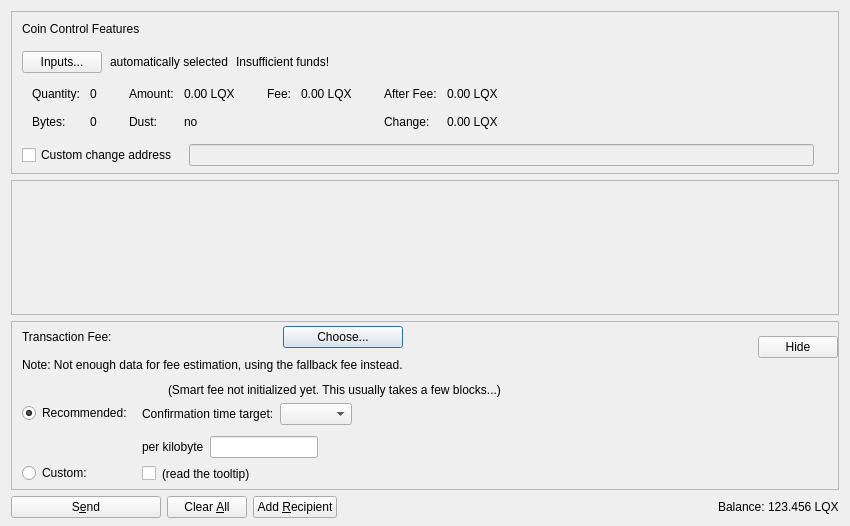
<?xml version="1.0" encoding="UTF-8"?>
<ui version="4.0">
 <class>SendCoinsDialog</class>
 <widget class="QDialog" name="SendCoinsDialog">
  <property name="geometry">
   <rect>
    <x>0</x>
    <y>0</y>
    <width>850</width>
    <height>526</height>
   </rect>
  </property>
  <property name="windowTitle">
   <string>Send Coins</string>
  </property>
  <layout class="QVBoxLayout" name="verticalLayout" stretch="0,1,0,0">
   <property name="bottomMargin">
    <number>8</number>
   </property>
   <item>
    <widget class="QFrame" name="frameCoinControl">
     <property name="sizePolicy">
      <sizepolicy hsizetype="Expanding" vsizetype="Expanding">
       <horstretch>0</horstretch>
       <verstretch>0</verstretch>
      </sizepolicy>
     </property>
     <property name="maximumSize">
      <size>
       <width>16777215</width>
       <height>16777215</height>
      </size>
     </property>
     <property name="frameShape">
      <enum>QFrame::StyledPanel</enum>
     </property>
     <property name="frameShadow">
      <enum>QFrame::Sunken</enum>
     </property>
     <layout class="QVBoxLayout" name="verticalLayoutCoinControl2">
      <property name="spacing">
       <number>0</number>
      </property>
      <property name="leftMargin">
       <number>0</number>
      </property>
      <property name="topMargin">
       <number>0</number>
      </property>
      <property name="rightMargin">
       <number>0</number>
      </property>
      <property name="bottomMargin">
       <number>6</number>
      </property>
      <item>
       <layout class="QVBoxLayout" name="verticalLayoutCoinControl" stretch="0,0,0,0,1">
        <property name="spacing">
         <number>0</number>
        </property>
        <property name="leftMargin">
         <number>10</number>
        </property>
        <property name="topMargin">
         <number>10</number>
        </property>
        <item>
         <layout class="QHBoxLayout" name="horizontalLayoutCoinControl1">
          <property name="bottomMargin">
           <number>15</number>
          </property>
          <item>
           <widget class="QLabel" name="labelCoinControlFeatures">
            <property name="sizePolicy">
             <sizepolicy hsizetype="Preferred" vsizetype="Maximum">
              <horstretch>0</horstretch>
              <verstretch>0</verstretch>
             </sizepolicy>
            </property>
            <property name="text">
             <string>Coin Control Features</string>
            </property>
           </widget>
          </item>
         </layout>
        </item>
        <item>
         <layout class="QHBoxLayout" name="horizontalLayoutCoinControl2" stretch="0,0,0,0">
          <property name="spacing">
           <number>8</number>
          </property>
          <property name="bottomMargin">
           <number>10</number>
          </property>
          <item>
           <widget class="QPushButton" name="pushButtonCoinControl">
            <property name="styleSheet">
             <string notr="true"/>
            </property>
            <property name="text">
             <string>Inputs...</string>
            </property>
            <property name="autoDefault">
             <bool>false</bool>
            </property>
           </widget>
          </item>
          <item>
           <widget class="QLabel" name="labelCoinControlAutomaticallySelected">
            <property name="text">
             <string>automatically selected</string>
            </property>
            <property name="margin">
             <number>5</number>
            </property>
           </widget>
          </item>
          <item>
           <widget class="QLabel" name="labelCoinControlInsuffFunds">
            <property name="text">
             <string>Insufficient funds!</string>
            </property>
            <property name="margin">
             <number>5</number>
            </property>
           </widget>
          </item>
          <item>
           <spacer name="horizontalSpacerCoinControl">
            <property name="orientation">
             <enum>Qt::Horizontal</enum>
            </property>
            <property name="sizeHint" stdset="0">
             <size>
              <width>40</width>
              <height>1</height>
             </size>
            </property>
           </spacer>
          </item>
         </layout>
        </item>
        <item>
         <widget class="QWidget" name="widgetCoinControl" native="true">
          <property name="sizePolicy">
           <sizepolicy hsizetype="Preferred" vsizetype="Preferred">
            <horstretch>0</horstretch>
            <verstretch>0</verstretch>
           </sizepolicy>
          </property>
          <property name="minimumSize">
           <size>
            <width>0</width>
            <height>0</height>
           </size>
          </property>
          <property name="styleSheet">
           <string notr="true"/>
          </property>
          <layout class="QHBoxLayout" name="horizontalLayoutCoinControl5">
           <property name="leftMargin">
            <number>0</number>
           </property>
           <property name="topMargin">
            <number>0</number>
           </property>
           <property name="rightMargin">
            <number>0</number>
           </property>
           <property name="bottomMargin">
            <number>0</number>
           </property>
           <item>
            <layout class="QHBoxLayout" name="horizontalLayoutCoinControl3" stretch="0,0,0,1">
             <property name="spacing">
              <number>20</number>
             </property>
             <property name="topMargin">
              <number>0</number>
             </property>
             <property name="bottomMargin">
              <number>10</number>
             </property>
             <item>
              <layout class="QFormLayout" name="formLayoutCoinControl1">
               <property name="horizontalSpacing">
                <number>10</number>
               </property>
               <property name="verticalSpacing">
                <number>14</number>
               </property>
               <property name="leftMargin">
                <number>10</number>
               </property>
               <property name="topMargin">
                <number>4</number>
               </property>
               <property name="rightMargin">
                <number>6</number>
               </property>
               <item row="0" column="0">
                <widget class="QLabel" name="labelCoinControlQuantityText">
                 <property name="text">
                  <string>Quantity:</string>
                 </property>
                 <property name="margin">
                  <number>0</number>
                 </property>
                </widget>
               </item>
               <item row="0" column="1">
                <widget class="QLabel" name="labelCoinControlQuantity">
                 <property name="cursor">
                  <cursorShape>IBeamCursor</cursorShape>
                 </property>
                 <property name="contextMenuPolicy">
                  <enum>Qt::ActionsContextMenu</enum>
                 </property>
                 <property name="text">
                  <string notr="true">0</string>
                 </property>
                 <property name="margin">
                  <number>0</number>
                 </property>
                 <property name="textInteractionFlags">
                  <set>Qt::LinksAccessibleByMouse|Qt::TextSelectableByKeyboard|Qt::TextSelectableByMouse</set>
                 </property>
                </widget>
               </item>
               <item row="1" column="0">
                <widget class="QLabel" name="labelCoinControlBytesText">
                 <property name="text">
                  <string>Bytes:</string>
                 </property>
                </widget>
               </item>
               <item row="1" column="1">
                <widget class="QLabel" name="labelCoinControlBytes">
                 <property name="cursor">
                  <cursorShape>IBeamCursor</cursorShape>
                 </property>
                 <property name="contextMenuPolicy">
                  <enum>Qt::ActionsContextMenu</enum>
                 </property>
                 <property name="text">
                  <string notr="true">0</string>
                 </property>
                 <property name="textInteractionFlags">
                  <set>Qt::LinksAccessibleByMouse|Qt::TextSelectableByKeyboard|Qt::TextSelectableByMouse</set>
                 </property>
                </widget>
               </item>
              </layout>
             </item>
             <item>
              <layout class="QFormLayout" name="formLayoutCoinControl2">
               <property name="horizontalSpacing">
                <number>10</number>
               </property>
               <property name="verticalSpacing">
                <number>14</number>
               </property>
               <property name="leftMargin">
                <number>6</number>
               </property>
               <property name="topMargin">
                <number>4</number>
               </property>
               <property name="rightMargin">
                <number>6</number>
               </property>
               <item row="0" column="0">
                <widget class="QLabel" name="labelCoinControlAmountText">
                 <property name="text">
                  <string>Amount:</string>
                 </property>
                 <property name="margin">
                  <number>0</number>
                 </property>
                </widget>
               </item>
               <item row="0" column="1">
                <widget class="QLabel" name="labelCoinControlAmount">
                 <property name="cursor">
                  <cursorShape>IBeamCursor</cursorShape>
                 </property>
                 <property name="contextMenuPolicy">
                  <enum>Qt::ActionsContextMenu</enum>
                 </property>
                 <property name="text">
                  <string notr="true">0.00 LQX</string>
                 </property>
                 <property name="textInteractionFlags">
                  <set>Qt::LinksAccessibleByMouse|Qt::TextSelectableByKeyboard|Qt::TextSelectableByMouse</set>
                 </property>
                </widget>
               </item>
               <item row="1" column="0">
                <widget class="QLabel" name="labelCoinControlLowOutputText">
                 <property name="text">
                  <string>Dust:</string>
                 </property>
                </widget>
               </item>
               <item row="1" column="1">
                <widget class="QLabel" name="labelCoinControlLowOutput">
                 <property name="cursor">
                  <cursorShape>IBeamCursor</cursorShape>
                 </property>
                 <property name="contextMenuPolicy">
                  <enum>Qt::ActionsContextMenu</enum>
                 </property>
                 <property name="text">
                  <string notr="true">no</string>
                 </property>
                 <property name="textInteractionFlags">
                  <set>Qt::LinksAccessibleByMouse|Qt::TextSelectableByKeyboard|Qt::TextSelectableByMouse</set>
                 </property>
                </widget>
               </item>
              </layout>
             </item>
             <item>
              <layout class="QFormLayout" name="formLayoutCoinControl3">
               <property name="horizontalSpacing">
                <number>10</number>
               </property>
               <property name="verticalSpacing">
                <number>14</number>
               </property>
               <property name="leftMargin">
                <number>6</number>
               </property>
               <property name="topMargin">
                <number>4</number>
               </property>
               <property name="rightMargin">
                <number>6</number>
               </property>
               <item row="0" column="0">
                <widget class="QLabel" name="labelCoinControlFeeText">
                 <property name="text">
                  <string>Fee:</string>
                 </property>
                 <property name="margin">
                  <number>0</number>
                 </property>
                </widget>
               </item>
               <item row="0" column="1">
                <widget class="QLabel" name="labelCoinControlFee">
                 <property name="cursor">
                  <cursorShape>IBeamCursor</cursorShape>
                 </property>
                 <property name="contextMenuPolicy">
                  <enum>Qt::ActionsContextMenu</enum>
                 </property>
                 <property name="text">
                  <string notr="true">0.00 LQX</string>
                 </property>
                 <property name="textInteractionFlags">
                  <set>Qt::LinksAccessibleByMouse|Qt::TextSelectableByKeyboard|Qt::TextSelectableByMouse</set>
                 </property>
                </widget>
               </item>
              </layout>
             </item>
             <item>
              <layout class="QFormLayout" name="formLayoutCoinControl4">
               <property name="horizontalSpacing">
                <number>10</number>
               </property>
               <property name="verticalSpacing">
                <number>14</number>
               </property>
               <property name="leftMargin">
                <number>6</number>
               </property>
               <property name="topMargin">
                <number>4</number>
               </property>
               <property name="rightMargin">
                <number>6</number>
               </property>
               <item row="0" column="0">
                <widget class="QLabel" name="labelCoinControlAfterFeeText">
                 <property name="text">
                  <string>After Fee:</string>
                 </property>
                 <property name="margin">
                  <number>0</number>
                 </property>
                </widget>
               </item>
               <item row="0" column="1">
                <widget class="QLabel" name="labelCoinControlAfterFee">
                 <property name="cursor">
                  <cursorShape>IBeamCursor</cursorShape>
                 </property>
                 <property name="contextMenuPolicy">
                  <enum>Qt::ActionsContextMenu</enum>
                 </property>
                 <property name="text">
                  <string notr="true">0.00 LQX</string>
                 </property>
                 <property name="textInteractionFlags">
                  <set>Qt::LinksAccessibleByMouse|Qt::TextSelectableByKeyboard|Qt::TextSelectableByMouse</set>
                 </property>
                </widget>
               </item>
               <item row="1" column="0">
                <widget class="QLabel" name="labelCoinControlChangeText">
                 <property name="text">
                  <string>Change:</string>
                 </property>
                </widget>
               </item>
               <item row="1" column="1">
                <widget class="QLabel" name="labelCoinControlChange">
                 <property name="cursor">
                  <cursorShape>IBeamCursor</cursorShape>
                 </property>
                 <property name="contextMenuPolicy">
                  <enum>Qt::ActionsContextMenu</enum>
                 </property>
                 <property name="text">
                  <string notr="true">0.00 LQX</string>
                 </property>
                 <property name="textInteractionFlags">
                  <set>Qt::LinksAccessibleByMouse|Qt::TextSelectableByKeyboard|Qt::TextSelectableByMouse</set>
                 </property>
                </widget>
               </item>
              </layout>
             </item>
            </layout>
           </item>
          </layout>
         </widget>
        </item>
        <item>
         <layout class="QHBoxLayout" name="horizontalLayoutCoinControl4" stretch="0,0,0">
          <property name="spacing">
           <number>12</number>
          </property>
          <property name="sizeConstraint">
           <enum>QLayout::SetDefaultConstraint</enum>
          </property>
          <property name="topMargin">
           <number>5</number>
          </property>
          <property name="rightMargin">
           <number>5</number>
          </property>
          <item>
           <widget class="QCheckBox" name="checkBoxCoinControlChange">
            <property name="toolTip">
             <string>If this is activated, but the change address is empty or invalid, change will be sent to a newly generated address.</string>
            </property>
            <property name="text">
             <string>Custom change address</string>
            </property>
           </widget>
          </item>
          <item>
           <widget class="QValidatedLineEdit" name="lineEditCoinControlChange">
            <property name="enabled">
             <bool>false</bool>
            </property>
            <property name="sizePolicy">
             <sizepolicy hsizetype="Expanding" vsizetype="Fixed">
              <horstretch>0</horstretch>
              <verstretch>0</verstretch>
             </sizepolicy>
            </property>
           </widget>
          </item>
          <item>
           <widget class="QLabel" name="labelCoinControlChangeLabel">
            <property name="sizePolicy">
             <sizepolicy hsizetype="Preferred" vsizetype="Expanding">
              <horstretch>0</horstretch>
              <verstretch>0</verstretch>
             </sizepolicy>
            </property>
            <property name="minimumSize">
             <size>
              <width>0</width>
              <height>0</height>
             </size>
            </property>
            <property name="text">
             <string/>
            </property>
            <property name="margin">
             <number>3</number>
            </property>
           </widget>
          </item>
         </layout>
        </item>
        <item>
         <spacer name="verticalSpacerCoinControl">
          <property name="orientation">
           <enum>Qt::Vertical</enum>
          </property>
          <property name="sizeHint" stdset="0">
           <size>
            <width>800</width>
            <height>1</height>
           </size>
          </property>
         </spacer>
        </item>
       </layout>
      </item>
     </layout>
    </widget>
   </item>
   <item>
    <widget class="QScrollArea" name="scrollArea">
     <property name="widgetResizable">
      <bool>true</bool>
     </property>
     <widget class="QWidget" name="scrollAreaWidgetContents">
      <property name="geometry">
       <rect>
        <x>0</x>
        <y>0</y>
        <width>830</width>
        <height>104</height>
       </rect>
      </property>
      <layout class="QVBoxLayout" name="verticalLayout_2" stretch="0,1">
       <property name="leftMargin">
        <number>0</number>
       </property>
       <property name="topMargin">
        <number>0</number>
       </property>
       <property name="rightMargin">
        <number>0</number>
       </property>
       <property name="bottomMargin">
        <number>0</number>
       </property>
       <item>
        <layout class="QVBoxLayout" name="entries">
         <property name="spacing">
          <number>6</number>
         </property>
        </layout>
       </item>
       <item>
        <spacer name="verticalSpacer">
         <property name="orientation">
          <enum>Qt::Vertical</enum>
         </property>
         <property name="sizeHint" stdset="0">
          <size>
           <width>20</width>
           <height>40</height>
          </size>
         </property>
        </spacer>
       </item>
      </layout>
     </widget>
    </widget>
   </item>
   <item>
    <widget class="QFrame" name="frameFee">
     <property name="sizePolicy">
      <sizepolicy hsizetype="Expanding" vsizetype="Expanding">
       <horstretch>0</horstretch>
       <verstretch>0</verstretch>
      </sizepolicy>
     </property>
     <property name="maximumSize">
      <size>
       <width>16777215</width>
       <height>16777215</height>
      </size>
     </property>
     <property name="frameShape">
      <enum>QFrame::StyledPanel</enum>
     </property>
     <property name="frameShadow">
      <enum>QFrame::Sunken</enum>
     </property>
     <layout class="QVBoxLayout" name="verticalLayoutFee1">
      <property name="spacing">
       <number>0</number>
      </property>
      <property name="leftMargin">
       <number>0</number>
      </property>
      <property name="topMargin">
       <number>0</number>
      </property>
      <property name="rightMargin">
       <number>0</number>
      </property>
      <property name="bottomMargin">
       <number>0</number>
      </property>
      <item>
       <layout class="QVBoxLayout" name="verticalLayoutFee2" stretch="0,0,0">
        <property name="spacing">
         <number>0</number>
        </property>
        <property name="leftMargin">
         <number>10</number>
        </property>
        <property name="topMargin">
         <number>0</number>
        </property>
        <item>
         <layout class="QHBoxLayout" name="horizontalLayoutFee1">
          <property name="bottomMargin">
           <number>0</number>
          </property>
          <item>
           <layout class="QVBoxLayout" name="verticalLayoutFee7">
            <property name="spacing">
             <number>0</number>
            </property>
            <item>
             <spacer name="verticalSpacerSmartFee">
              <property name="orientation">
               <enum>Qt::Vertical</enum>
              </property>
              <property name="sizeType">
               <enum>QSizePolicy::Fixed</enum>
              </property>
              <property name="sizeHint" stdset="0">
               <size>
                <width>1</width>
                <height>4</height>
               </size>
              </property>
             </spacer>
            </item>
            <item>
             <layout class="QHBoxLayout" name="horizontalLayoutSmartFee">
              <property name="spacing">
               <number>10</number>
              </property>
              <item>
               <widget class="QLabel" name="labelFeeHeadline">
                <property name="sizePolicy">
                 <sizepolicy hsizetype="Preferred" vsizetype="Maximum">
                  <horstretch>0</horstretch>
                  <verstretch>0</verstretch>
                 </sizepolicy>
                </property>
                <property name="text">
                 <string>Transaction Fee:</string>
                </property>
               </widget>
              </item>
              <item>
               <widget class="QLabel" name="labelFeeMinimized">
                <property name="text">
                 <string/>
                </property>
               </widget>
              </item>
              <item>
               <widget class="QPushButton" name="buttonChooseFee">
                <property name="text">
                 <string>Choose...</string>
                </property>
               </widget>
              </item>
             </layout>
            </item>
            <item>
             <spacer name="verticalSpacer_7">
              <property name="orientation">
               <enum>Qt::Vertical</enum>
              </property>
              <property name="sizeHint" stdset="0">
               <size>
                <width>1</width>
                <height>10</height>
               </size>
              </property>
             </spacer>
            </item>
            <item>
             <widget class="QLabel" name="fallbackFeeWarningLabel">
              <property name="toolTip">
               <string>Using the fallbackfee can result in sending a transaction that will take several hours or days (or never) to confirm. Consider choosing your fee manually or wait until you have validated the complete chain.</string>
              </property>
              <property name="text">
               <string>Note: Not enough data for fee estimation, using the fallback fee instead.</string>
              </property>
              <property name="wordWrap">
               <bool>false</bool>
              </property>
             </widget>
            </item>
            <item>
             <spacer name="verticalSpacer_5">
              <property name="orientation">
               <enum>Qt::Vertical</enum>
              </property>
              <property name="sizeHint" stdset="0">
               <size>
                <width>1</width>
                <height>1</height>
               </size>
              </property>
             </spacer>
            </item>
           </layout>
          </item>
          <item>
           <spacer name="horizontalSpacer_4">
            <property name="orientation">
             <enum>Qt::Horizontal</enum>
            </property>
            <property name="sizeHint" stdset="0">
             <size>
              <width>1</width>
              <height>1</height>
             </size>
            </property>
           </spacer>
          </item>
          <item>
           <widget class="QPushButton" name="buttonMinimizeFee">
            <property name="toolTip">
             <string>collapse fee-settings</string>
            </property>
            <property name="text">
             <string>Hide</string>
            </property>
           </widget>
          </item>
         </layout>
        </item>
        <item>
         <widget class="QFrame" name="frameFeeSelection">
          <layout class="QVBoxLayout" name="verticalLayoutFee12">
           <property name="spacing">
            <number>0</number>
           </property>
           <property name="leftMargin">
            <number>0</number>
           </property>
           <property name="topMargin">
            <number>0</number>
           </property>
           <property name="rightMargin">
            <number>0</number>
           </property>
           <property name="bottomMargin">
            <number>0</number>
           </property>
           <item>
            <layout class="QGridLayout" name="gridLayoutFee">
             <property name="topMargin">
              <number>10</number>
             </property>
             <property name="bottomMargin">
              <number>4</number>
             </property>
             <property name="horizontalSpacing">
              <number>10</number>
             </property>
             <property name="verticalSpacing">
              <number>4</number>
             </property>
             <item row="1" column="1">
              <layout class="QVBoxLayout" name="verticalLayoutFee8">
               <property name="spacing">
                <number>6</number>
               </property>
               <property name="topMargin">
                <number>3</number>
               </property>
               <item>
                <layout class="QHBoxLayout" name="horizontalLayoutFee13" stretch="0,0,1">
                 <item>
                  <widget class="QLabel" name="labelCustomPerKilobyte">
                   <property name="toolTip">
                    <string>If the custom fee is set to 1000 Chasthons and the transaction is only 250 bytes, then &quot;per kilobyte&quot; only pays 250 Chasthons in fee,&lt;br /&gt;while &quot;at least&quot; pays 1000 Chasthons. For transactions bigger than a kilobyte both pay by kilobyte.</string>
                   </property>
                   <property name="text">
                    <string>per kilobyte</string>
                   </property>
                  </widget>
                 </item>
                 <item>
                  <widget class="BitcoinAmountField" name="customFee"/>
                 </item>
                 <item>
                  <spacer name="horizontalSpacer_6">
                   <property name="orientation">
                    <enum>Qt::Horizontal</enum>
                   </property>
                   <property name="sizeHint" stdset="0">
                    <size>
                     <width>1</width>
                     <height>1</height>
                    </size>
                   </property>
                  </spacer>
                 </item>
                </layout>
               </item>
               <item>
                <layout class="QHBoxLayout" name="horizontalLayoutFee8">
                 <item>
                  <widget class="QCheckBox" name="checkBoxMinimumFee">
                   <property name="toolTip">
                    <string>Paying only the minimum fee is just fine as long as there is less transaction volume than space in the blocks.&lt;br /&gt;But be aware that this can end up in a never confirming transaction once there is more demand for lqx transactions than the network can process.</string>
                   </property>
                   <property name="text">
                    <string/>
                   </property>
                  </widget>
                 </item>
                 <item>
                  <widget class="QLabel" name="labelMinFeeWarning">
                   <property name="enabled">
                    <bool>true</bool>
                   </property>
                   <property name="toolTip">
                    <string>Paying only the minimum fee is just fine as long as there is less transaction volume than space in the blocks.&lt;br /&gt;But be aware that this can end up in a never confirming transaction once there is more demand for lqx transactions than the network can process.</string>
                   </property>
                   <property name="text">
                    <string>(read the tooltip)</string>
                   </property>
                   <property name="margin">
                    <number>5</number>
                   </property>
                  </widget>
                 </item>
                 <item>
                  <spacer name="horizontalSpacer_2">
                   <property name="orientation">
                    <enum>Qt::Horizontal</enum>
                   </property>
                   <property name="sizeHint" stdset="0">
                    <size>
                     <width>1</width>
                     <height>1</height>
                    </size>
                   </property>
                  </spacer>
                 </item>
                </layout>
               </item>
              </layout>
             </item>
             <item row="0" column="0">
              <layout class="QVBoxLayout" name="verticalLayoutFee4" stretch="0,1">
               <property name="topMargin">
                <number>20</number>
               </property>
               <property name="bottomMargin">
                <number>3</number>
               </property>
               <item>
                <widget class="QRadioButton" name="radioSmartFee">
                 <property name="text">
                  <string>Recommended:</string>
                 </property>
                 <property name="checked">
                  <bool>true</bool>
                 </property>
                 <attribute name="buttonGroup">
                  <string notr="true">groupFee</string>
                 </attribute>
                </widget>
               </item>
               <item>
                <spacer name="verticalSpacer_2">
                 <property name="orientation">
                  <enum>Qt::Vertical</enum>
                 </property>
                 <property name="sizeHint" stdset="0">
                  <size>
                   <width>1</width>
                   <height>1</height>
                  </size>
                 </property>
                </spacer>
               </item>
              </layout>
             </item>
             <item row="1" column="0">
              <layout class="QVBoxLayout" name="verticalLayoutFee9" stretch="0,1">
               <property name="topMargin">
                <number>30</number>
               </property>
               <item>
                <widget class="QRadioButton" name="radioCustomFee">
                 <property name="text">
                  <string>Custom:</string>
                 </property>
                 <attribute name="buttonGroup">
                  <string notr="true">groupFee</string>
                 </attribute>
                </widget>
               </item>
               <item>
                <spacer name="verticalSpacer_6">
                 <property name="orientation">
                  <enum>Qt::Vertical</enum>
                 </property>
                 <property name="sizeHint" stdset="0">
                  <size>
                   <width>1</width>
                   <height>1</height>
                  </size>
                 </property>
                </spacer>
               </item>
              </layout>
             </item>
             <item row="0" column="1">
              <layout class="QVBoxLayout" name="verticalLayoutFee3" stretch="0,0,1">
               <property name="spacing">
                <number>6</number>
               </property>
               <property name="topMargin">
                <number>0</number>
               </property>
               <property name="bottomMargin">
                <number>3</number>
               </property>
               <item>
                <layout class="QHBoxLayout" name="horizontalLayoutFee12">
                 <item>
                  <widget class="QLabel" name="labelSmartFee">
                   <property name="text">
                    <string/>
                   </property>
                   <property name="margin">
                    <number>2</number>
                   </property>
                  </widget>
                 </item>
                 <item>
                  <widget class="QLabel" name="labelFeeEstimation">
                   <property name="text">
                    <string/>
                   </property>
                  </widget>
                 </item>
                 <item>
                  <widget class="QLabel" name="labelSmartFee2">
                   <property name="text">
                    <string>(Smart fee not initialized yet. This usually takes a few blocks...)</string>
                   </property>
                   <property name="margin">
                    <number>2</number>
                   </property>
                  </widget>
                 </item>
                 <item>
                  <spacer name="horizontalSpacer_5">
                   <property name="orientation">
                    <enum>Qt::Horizontal</enum>
                   </property>
                   <property name="sizeHint" stdset="0">
                    <size>
                     <width>1</width>
                     <height>1</height>
                    </size>
                   </property>
                  </spacer>
                 </item>
                </layout>
               </item>
               <item>
                <layout class="QHBoxLayout" name="horizontalLayoutFee9">
                 <item>
                  <layout class="QVBoxLayout" name="verticalLayoutFee6">
                   <item>
                    <widget class="QLabel" name="labelSmartFee3">
                     <property name="text">
                      <string>Confirmation time target:</string>
                     </property>
                     <property name="margin">
                      <number>2</number>
                     </property>
                    </widget>
                   </item>
                  </layout>
                 </item>
                 <item>
                  <layout class="QVBoxLayout" name="verticalLayoutFee5">
                   <property name="rightMargin">
                    <number>30</number>
                   </property>
                   <item>
                    <layout class="QHBoxLayout" name="horizontalLayoutConfTarget">
                     <property name="bottomMargin">
                      <number>0</number>
                     </property>
                     <item>
                      <widget class="QComboBox" name="confTargetSelector"/>
                     </item>
                     <item>
                      <spacer name="horizontalSpacerConfTarget">
                       <property name="orientation">
                        <enum>Qt::Horizontal</enum>
                       </property>
                       <property name="sizeHint" stdset="0">
                        <size>
                         <width>40</width>
                         <height>20</height>
                        </size>
                       </property>
                      </spacer>
                     </item>
                    </layout>
                   </item>
                  </layout>
                 </item>
                </layout>
               </item>
               <item>
                <spacer name="verticalSpacer_4">
                 <property name="orientation">
                  <enum>Qt::Vertical</enum>
                 </property>
                 <property name="sizeHint" stdset="0">
                  <size>
                   <width>1</width>
                   <height>1</height>
                  </size>
                 </property>
                </spacer>
               </item>
              </layout>
             </item>
            </layout>
           </item>
          </layout>
         </widget>
        </item>
        <item>
         <spacer name="verticalSpacerFee">
          <property name="orientation">
           <enum>Qt::Vertical</enum>
          </property>
          <property name="sizeHint" stdset="0">
           <size>
            <width>800</width>
            <height>1</height>
           </size>
          </property>
         </spacer>
        </item>
       </layout>
      </item>
     </layout>
    </widget>
   </item>
   <item>
    <layout class="QHBoxLayout" name="horizontalLayout">
     <item>
      <widget class="QPushButton" name="sendButton">
       <property name="minimumSize">
        <size>
         <width>150</width>
         <height>0</height>
        </size>
       </property>
       <property name="toolTip">
        <string>Confirm the send action</string>
       </property>
       <property name="text">
        <string>S&amp;end</string>
       </property>
       <property name="autoDefault">
        <bool>false</bool>
       </property>
       <property name="default">
        <bool>false</bool>
       </property>
      </widget>
     </item>
     <item>
      <widget class="QPushButton" name="clearButton">
       <property name="sizePolicy">
        <sizepolicy hsizetype="Minimum" vsizetype="Fixed">
         <horstretch>0</horstretch>
         <verstretch>0</verstretch>
        </sizepolicy>
       </property>
       <property name="toolTip">
        <string>Clear all fields of the form.</string>
       </property>
       <property name="text">
        <string>Clear &amp;All</string>
       </property>
       <property name="autoDefault">
        <bool>false</bool>
       </property>
      </widget>
     </item>
     <item>
      <widget class="QPushButton" name="addButton">
       <property name="toolTip">
        <string>Send to multiple recipients at once</string>
       </property>
       <property name="text">
        <string>Add &amp;Recipient</string>
       </property>
       <property name="autoDefault">
        <bool>false</bool>
       </property>
      </widget>
     </item>
     <item>
      <spacer name="horizontalSpacer">
       <property name="orientation">
        <enum>Qt::Horizontal</enum>
       </property>
       <property name="sizeHint" stdset="0">
        <size>
         <width>40</width>
         <height>20</height>
        </size>
       </property>
      </spacer>
     </item>
     <item>
      <layout class="QHBoxLayout" name="horizontalLayout_2">
       <property name="spacing">
        <number>3</number>
       </property>
       <item>
        <widget class="QLabel" name="labelBalanceText">
         <property name="text">
          <string>Balance:</string>
         </property>
        </widget>
       </item>
       <item>
        <widget class="QLabel" name="labelBalance">
         <property name="sizePolicy">
          <sizepolicy hsizetype="Preferred" vsizetype="Preferred">
           <horstretch>0</horstretch>
           <verstretch>0</verstretch>
          </sizepolicy>
         </property>
         <property name="cursor">
          <cursorShape>IBeamCursor</cursorShape>
         </property>
         <property name="text">
          <string notr="true">123.456 LQX</string>
         </property>
         <property name="textInteractionFlags">
          <set>Qt::LinksAccessibleByMouse|Qt::TextSelectableByKeyboard|Qt::TextSelectableByMouse</set>
         </property>
        </widget>
       </item>
      </layout>
     </item>
    </layout>
   </item>
  </layout>
 </widget>
 <customwidgets>
  <customwidget>
   <class>QValidatedLineEdit</class>
   <extends>QLineEdit</extends>
   <header>qt/qvalidatedlineedit.h</header>
  </customwidget>
  <customwidget>
   <class>BitcoinAmountField</class>
   <extends>QLineEdit</extends>
   <header>qt/bitcoinamountfield.h</header>
   <container>1</container>
  </customwidget>
 </customwidgets>
 <resources>
  <include location="../dash.qrc"/>
 </resources>
 <connections/>
 <buttongroups>
  <buttongroup name="groupFee"/>
 </buttongroups>
</ui>
